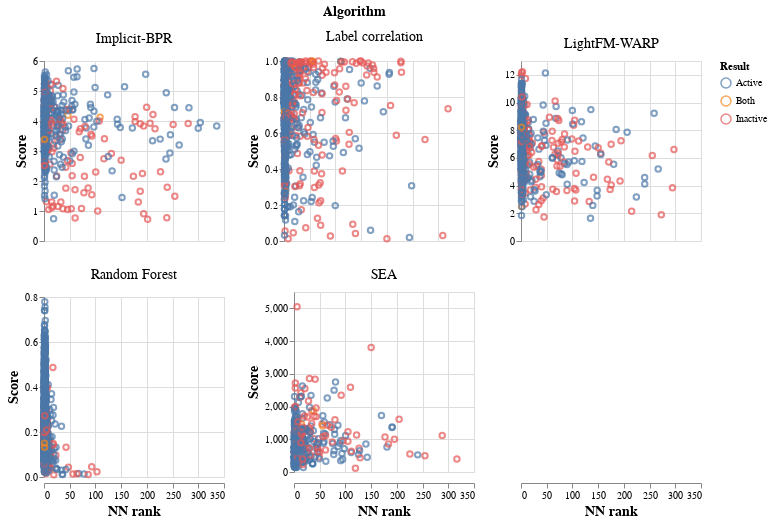

Write notebook code for a chart like this one.
### Code cell
import altair as alt
alt.data_transformers.disable_max_rows()
alt.Chart(d).mark_point().encode(
    y='Score:Q',
    x=alt.X('NN rank:Q'),# scale=alt.Scale(type='log'),),
    color='Result:N'
).properties(
    width=180,
    height=180
).facet(
   facet='Algorithm:N',
    columns=3
).resolve_scale(y='independent').configure_axis(
    #labelFontSize=14,
    titleFontSize=14 
).configure_header(
    titleFontSize=14,
    labelFontSize=14
)#.save('./figures/probability_vs_score.html')

### Figure 1 — Vega-Lite specification as saved in the notebook (floating-point values rounded to 4 significant figures; data arrays with more than 128 entries replaced by an {"elided": "..."} marker saying what was removed)
{"config": {"view": {"continuousWidth": 400, "continuousHeight": 300}, "axis": {"titleFontSize": 14}, "header": {"labelFontSize": 14, "titleFontSize": 14}}, "data": {"name": "data-4a0daadd4e43a0362679a9094b7a1571"}, "facet": {"type": "nominal", "field": "Algorithm"}, "spec": {"mark": "point", "encoding": {"color": {"type": "nominal", "field": "Result"}, "x": {"type": "quantitative", "field": "NN rank"}, "y": {"type": "quantitative", "field": "Score"}}, "height": 180, "width": 180}, "columns": 3, "resolve": {"scale": {"y": "independent"}}, "$schema": "https://vega.github.io/schema/vega-lite/v4.8.1.json", "datasets": {"data-4a0daadd4e43a0362679a9094b7a1571": {"elided": "4980 records"}}}
